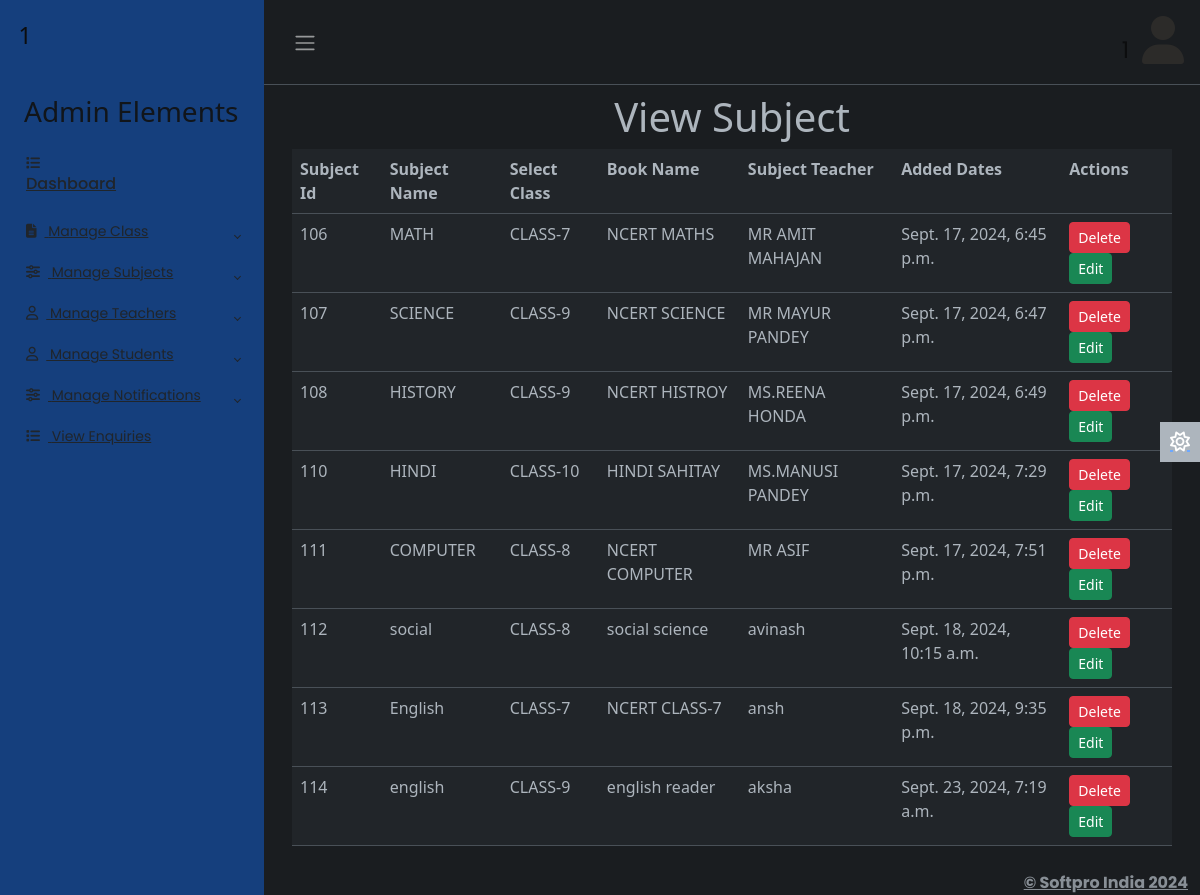
Screenshot of /adminapp/viewsubject/ (signed in) with the database file from the repository.
### adminapp/models.py (models this page shows)
class Subject(models.Model):
    sid=models.IntegerField(primary_key=True,auto_created=True)
    subject_name=models.CharField(max_length=30)
    sclass=models.CharField(max_length=50)
    book=models.CharField(max_length=50)
    steacher=models.CharField(max_length=50)
    created_date=models.DateTimeField()

### adminapp/views.py (the view)
# urls.py: path('viewsubject/',views.viewsubject,name='viewsubject'),
def viewsubject(req):
    try:
        if req.session['adminid']!=None:
            adminid=req.session['adminid']
            sub=Subject.objects.all()
            return render(req,'viewsubject.html',{'adminid':adminid,'sub':sub})
    except KeyError:
        return redirect('login')

### adminapp/templates/viewsubject.html
{% extends 'adminbase.html' %}
{% load static %}
{% block admin %}
<div class="row">
    <div class="col-sm-12">
        <h1 class="text-center">View Subject</h1>
        <table class="table">
            <tr>
                <th>Subject Id</th>
                <th>Subject Name</th>
                <th>Select Class</th>
                <th>Book Name</th>
                <th>Subject Teacher</th>
                <th>Added Dates</th>
                <th>Actions</th>
            </tr>
            {% for s in sub %}
                <tr>
                    <td>{{s.sid}}</td>
                    <td>{{s.subject_name}}</td>
                    <td>{{s.sclass}}</td>
                    <td>{{s.book}}</td>
                    <td>{{s.steacher}}</td>
                    <td>{{s.created_date}}</td>
                    <td>
                        <a href="{% url 'adminapp:delsubject' sid=s.sid %}" class="btn btn-sm btn-danger">Delete</a>
                        <a href=" {% url 'adminapp:editsub' id=s.sid %}" class="btn btn-sm btn-success">Edit</a>
                    </td>
                </tr>
            {% endfor %}
        </table>
    </div>
</div>
{% endblock %}

### adminapp/static/css/adminstyle.css (style rules this page uses)
body { font-family: 'Poppins', sans-serif; font-size: 0.875rem; opacity: 1; overflow-y: scroll; margin: 0; }
a { cursor: pointer; text-decoration: none; font-family: 'Poppins', sans-serif; }

### rows the page displays
Subject: sid "106", subject_name "MATH", sclass "CLASS-7", book "NCERT MATHS", steacher "MR AMIT MAHAJAN", created_date "Sept. 17, 2024, 6:45 p.m."
Subject: sid "107", subject_name "SCIENCE", sclass "CLASS-9", book "NCERT SCIENCE", steacher "MR MAYUR PANDEY", created_date "Sept. 17, 2024, 6:47 p.m."
Subject: sid "108", subject_name "HISTORY", sclass "CLASS-9", book "NCERT HISTROY", steacher "MS.REENA HONDA", created_date "Sept. 17, 2024, 6:49 p.m."
Subject: sid "110", subject_name "HINDI", sclass "CLASS-10", book "HINDI SAHITAY", steacher "MS.MANUSI PANDEY", created_date "Sept. 17, 2024, 7:29 p.m."
Subject: sid "111", subject_name "COMPUTER", sclass "CLASS-8", book "NCERT COMPUTER", steacher "MR ASIF", created_date "Sept. 17, 2024, 7:51 p.m."
Subject: sid "112", subject_name "social", sclass "CLASS-8", book "social science", steacher "avinash", created_date "Sept. 18, 2024, 10:15 a.m."
Subject: sid "113", subject_name "English", sclass "CLASS-7", book "NCERT CLASS-7", steacher "ansh", created_date "Sept. 18, 2024, 9:35 p.m."
Subject: sid "114", subject_name "english", sclass "CLASS-9", book "english reader", steacher "aksha", created_date "Sept. 23, 2024, 7:19 a.m."

### other values shown
{{ adminid }} "1"
